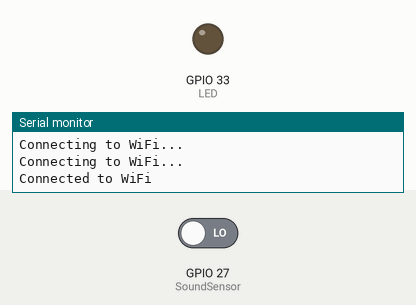
Simulated run of this sketch. Board: ESP32. Parts: output pins drawn as LEDs (lit = HIGH), the last lines printed to the serial monitor. Dashed ring = blinking. Inputs (shaded band) come from the test bench; at power-on: GPIO 27 (SoundSensor) LOW. WiFi joins after 1.5 s; servers stay silent unless stated.

Above: at 3.2 s.
3.3 s: GPIO 27 (SoundSensor) driven HIGH
At 3.6 s:
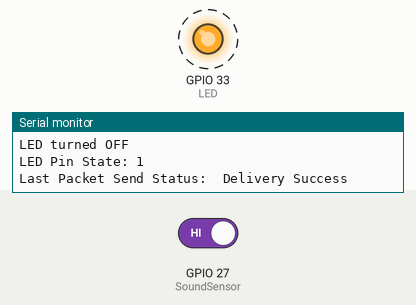
6.3 s: GPIO 27 (SoundSensor) driven LOW
At 6.8 s:
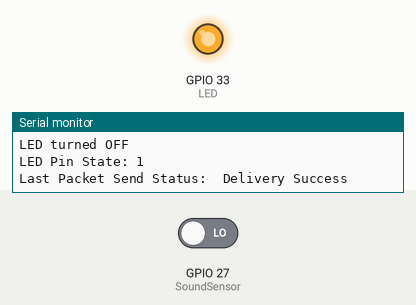
Timing chart, 0 to 9.3 s (numbered marks = the images above; inputs shaded):
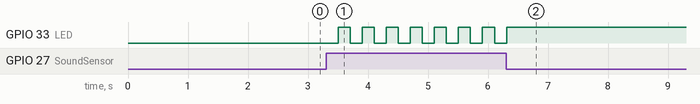

The sketch:

Sound.ino
```cpp
#include <esp_now.h>
#include <WiFi.h>

// Sound Sensor and LED Pins
int SoundSensor = 27;  // LM393 Sound Sensor Digital Pin D0 connected to pin 4
int LED = 33;          // LED connected to pin 2
boolean LEDStatus = false;
int clapCount = 0;
unsigned long lastClapTime = 0;
unsigned long debounceDelay = 500;

constexpr char WIFI_SSID[] = "Pixx";
constexpr char WIFI_PASSWORD[] = "44440000";
// MAC Address of the receiver
uint8_t broadcastAddress[] = {0xcc, 0x7b, 0x5c, 0x28, 0x95, 0x2c};

// Structure to send data
typedef struct struct_message3 {
    int id;
    char lightStatus[4];
} struct_message3;

esp_now_peer_info_t peerInfo;

// Create a struct_message3 instance
struct_message3 myData3;

void OnDataSent(const uint8_t *mac_addr, esp_now_send_status_t status) {
    Serial.print("\r\nLast Packet Send Status:\t");
    Serial.println(status == ESP_NOW_SEND_SUCCESS ? "Delivery Success" : "Delivery Fail");
}

void setup() {
    pinMode(SoundSensor, INPUT);
    pinMode(LED, OUTPUT);

    Serial.begin(115200);

    // Initialize Wi-Fi and ESP-NOW
    WiFi.begin(WIFI_SSID, WIFI_PASSWORD);
    while (WiFi.status() != WL_CONNECTED) {
        delay(1000);
        Serial.println("Connecting to WiFi...");
    }
    Serial.println("Connected to WiFi");

    if (esp_now_init() != ESP_OK) {
        Serial.println("Error initializing ESP-NOW");
        return;
    }

    esp_now_register_send_cb(OnDataSent);
    memcpy(peerInfo.peer_addr, broadcastAddress, 6);
    peerInfo.encrypt = false;

    if (esp_now_add_peer(&peerInfo) != ESP_OK) {
        Serial.println("Failed to add peer");
        return;
    }
}

void loop() {
    int SensorData = digitalRead(SoundSensor);

    if (SensorData == HIGH) {
        unsigned long currentTime = millis();

        if (currentTime - lastClapTime > debounceDelay) {
            clapCount = 0;
        }

        clapCount++;
        lastClapTime = currentTime;
        delay(100);

        if (clapCount == 2) {
            if (!LEDStatus) {
                LEDStatus = true;
                digitalWrite(LED, HIGH);
                strcpy(myData3.lightStatus, "Off");
                Serial.println("LED turned OFF");
            } else {
                LEDStatus = false;
                digitalWrite(LED, LOW);
                strcpy(myData3.lightStatus, "On");
                Serial.println("LED turned ON");
            }

            Serial.print("LED Pin State: ");
            Serial.println(digitalRead(LED));

            // Send light status
            myData3.id = 3;  // Unique identifier for this sender
            esp_now_send(broadcastAddress, (uint8_t *)&myData3, sizeof(myData3));

            clapCount = 0;
        }
    }
}
```

Measured:
- after the input at 3.3 s, GPIO 33 (LED): alternates HIGH for 0.20 s and LOW for 0.20 s, starting after 0.20 s
- after the input at 6.3 s, GPIO 33 (LED): goes on until 6.3 s, then stays HIGH
